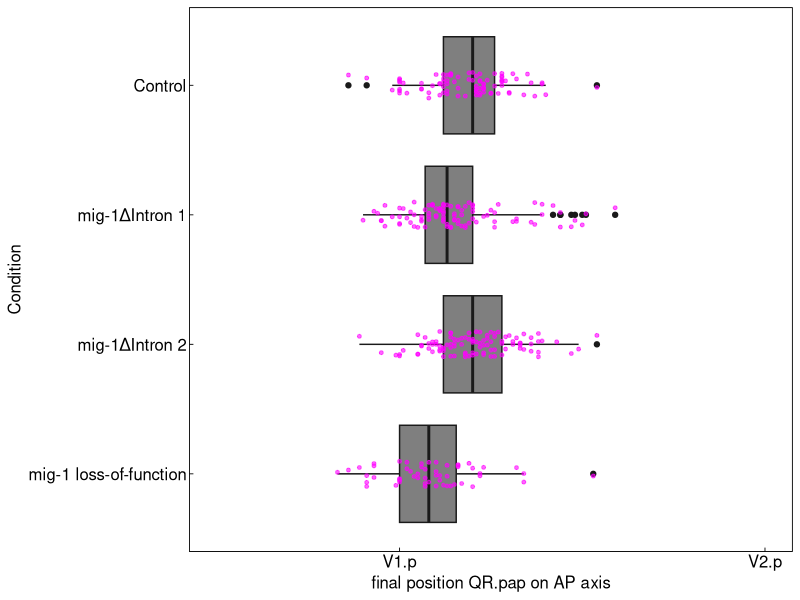
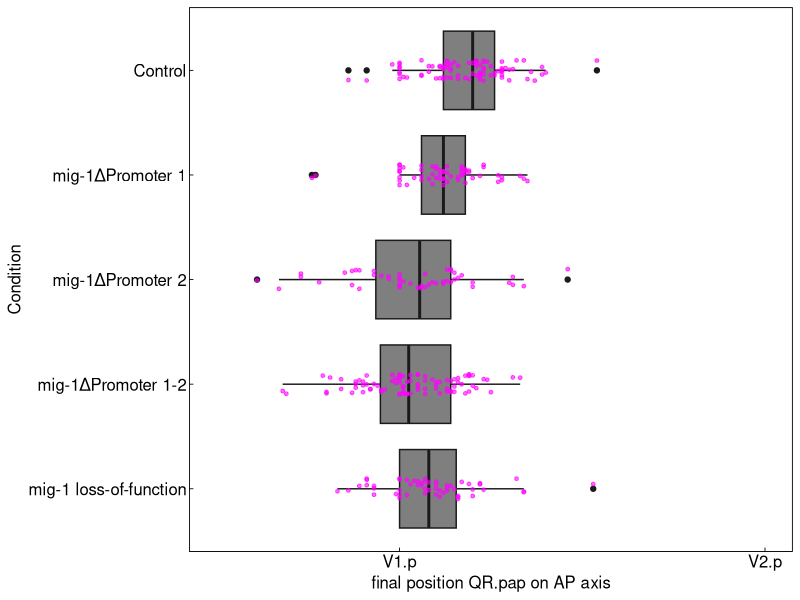

The R source for these figures, in order:
#load necessary packages
#install_div_mutants.packages("tibble")
library(tibble)
#install_div_mutants.packages("magrittr")
library(magrittr)
#install_div_mutants.packages("ggplot2")
library(ggplot2)
#install_div_mutants.packages("readxl")
library(readxl)
#install_div_mutants.packages("dplyr")
library(dplyr)

#set ggplot figure theme
migtheme <-   theme(axis.line = element_blank(),
                    axis.text = element_text(colour = "black", size = 12),
                    strip.text = element_text(colour = "black", size = 12),
                    legend.text = element_text(colour = "black", size = 12),
                    axis.title = element_text(colour = "black", size = 12),
                    axis.ticks = element_line(colour = "black", size = 0.3),
                    axis.ticks.length = unit(-0.1, "cm"),
                    legend.title = element_text(colour = "black", size = 12),
                    panel.border = element_rect(colour = "black", fill = NA, size = 0.3),
                    panel.grid = element_blank(),
                    plot.background = element_blank(),
                    panel.background = element_blank(),
                    legend.background = element_blank(),
                    legend.key = element_rect(fill = "white", colour = "white"),
                    strip.background = element_blank(),
                    text = element_text(colour = "black", family = "sans"))

#load data
SV1009 <- read_xlsx("SV1009_pax.xlsx")%>%
  add_column(Condition = "Control")

KN3133 <- read_xlsx("KN3133_pax.xlsx")%>%
  add_column(Condition = "mig-1ΔPromoter 1")

KN3134 <- read_xlsx("KN3134_pax.xlsx")%>%
  add_column(Condition = "mig-1ΔPromoter 2")

KN3071 <- read_xlsx("KN3071_pax.xlsx")%>%
  add_column(Condition = "mig-1ΔIntron 1")

KN3078 <- read_xlsx("KN3078_pax.xlsx")%>%
  add_column(Condition = "mig-1ΔIntron 2")

KN1500 <- read_xlsx("KN1500_pax.xlsx")%>%
  add_column(Condition = "mig-1 loss-of-function")

KN3222 <- read_xlsx("KN3222_pax.xlsx")%>%
  add_column(Condition = "mig-1ΔPromoter 1-2")

all_QR.pap <- bind_rows(SV1009, KN1500, KN3133, KN3134, KN3071, KN3078, KN3222)
all_QR.pap$Condition <- factor(all_QR.pap$Condition, levels = rev(c("Control", "mig-1ΔIntron 1", "mig-1ΔIntron 2",  "mig-1ΔPromoter 1", "mig-1ΔPromoter 2", "mig-1ΔPromoter 1-2", "mig-1 loss-of-function")))

#Create figure panels
fig.S1A <- ggplot(filter(all_QR.pap, Condition %in% c("Control", "mig-1ΔIntron 1", "mig-1ΔIntron 2", "mig-1 loss-of-function") & Cell == "QR.pap"), aes(x = Condition, y = Position))+
  geom_boxplot(colour = "gray10", fill = "gray50")+
  geom_jitter(colour = "magenta", width = 0.1, height = 0, size = 1, alpha = 0.6)+
  scale_y_continuous(limits = c(0.5,2),breaks = c(0,1,2), labels = c("H2", "V1.p", "V2.p"),name = "final position QR.pap on AP axis")+
  coord_flip()+
  migtheme
fig.S1A

fig.S1B <- ggplot(filter(all_QR.pap, Condition %in% c("Control", "mig-1ΔPromoter 1", "mig-1ΔPromoter 2",  "mig-1ΔPromoter 1-2", "mig-1 loss-of-function") & Cell == "QR.pap"), aes(x = Condition, y = Position))+
  geom_boxplot(colour = "gray10", fill = "gray50")+
  geom_jitter(colour = "magenta", width = 0.1, height = 0, size = 1, alpha = 0.6)+
  scale_y_continuous(limits = c(0.5,2),breaks = c(0,1,2), labels = c("H2", "V1.p", "V2.p"), name = "final position QR.pap on AP axis")+
  coord_flip()+
  migtheme
fig.S1B

#statistical testing
#final position QR.pap of:
#mig-1ΔIntron 1
t.test(x= filter(SV1009, Cell == 'QR.pap')$Position, y = filter(KN3071, Cell == 'QR.pap')$Position) #p = 0.2527
#mig-1ΔIntron 2
t.test(x= filter(SV1009, Cell == 'QR.pap')$Position, y = filter(KN3078, Cell == 'QR.pap')$Position) #p = 0.1723
#mig-1ΔPromoter 1
t.test(x= filter(SV1009, Cell == 'QR.pap')$Position, y = filter(KN3133, Cell == 'QR.pap')$Position) #p = 0.001743
#mig-1ΔPromoter 2
t.test(x= filter(SV1009, Cell == 'QR.pap')$Position, y = filter(KN3134, Cell == 'QR.pap')$Position) #p =  1.101E-6
#Pmig 1234
t.test(x= filter(SV1009, Cell == 'QR.pap')$Position, y = filter(KN3222, Cell == 'QR.pap')$Position) #p =  3.482E-13
#mig-1 loss-of-function mutant
t.test(x= filter(SV1009, Cell == 'QR.pap')$Position, y = filter(KN1500, Cell == 'QR.pap')$Position) #p = 2.039E-5

